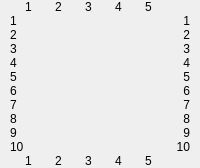
       <widget class="QStackedWidget" name="playblast_stackedWidget">
        <property name="maximumSize">
         <size>
          <width>792</width>
          <height>455</height>
         </size>
        </property>
        <property name="font">
         <font>
          <italic>false</italic>
          <strikeout>false</strikeout>
         </font>
        </property>
        <property name="styleSheet">
         <string notr="true"/>
        </property>
        <property name="currentIndex">
         <number>1</number>
        </property>
        <widget class="QWidget" name="playblast_page">
         <layout class="QGridLayout" name="playblast_gridLayout"/>
        </widget>
        <widget class="QWidget" name="hud_page">
         <layout class="QGridLayout" name="hud_gridLayout">
          <property name="sizeConstraint">
           <enum>QLayout::SetDefaultConstraint</enum>
          </property>
          <property name="leftMargin">
           <number>10</number>
          </property>
          <property name="topMargin">
           <number>0</number>
          </property>
          <property name="rightMargin">
           <number>10</number>
          </property>
          <property name="bottomMargin">
           <number>0</number>
          </property>
          <property name="spacing">
           <number>0</number>
          </property>
          <item row="0" column="10">
           <widget class="QLabel" name="label_45">
            <property name="text">
             <string/>
            </property>
           </widget>
          </item>
          <item row="4" column="0">
           <widget class="QLabel" name="label_43">
            <property name="text">
             <string>4</string>
            </property>
           </widget>
          </item>
          <item row="6" column="0">
           <widget class="QLabel" name="label_49">
            <property name="text">
             <string>6</string>
            </property>
           </widget>
          </item>
          <item row="9" column="0">
           <widget class="QLabel" name="label_38">
            <property name="text">
             <string>9</string>
            </property>
           </widget>
          </item>
          <item row="5" column="0">
           <widget class="QLabel" name="label_52">
            <property name="text">
             <string>5</string>
            </property>
           </widget>
          </item>
          <item row="7" column="0">
           <widget class="QLabel" name="label_51">
            <property name="text">
             <string>7</string>
            </property>
           </widget>
          </item>
          <item row="0" column="1">
           <widget class="QLabel" name="section_1_u">
            <property name="text">
             <string>1</string>
            </property>
           </widget>
          </item>
          <item row="2" column="0">
           <widget class="QLabel" name="label_41">
            <property name="text">
             <string>2</string>
            </property>
           </widget>
          </item>
          <item row="8" column="0">
           <widget class="QLabel" name="label_50">
            <property name="text">
             <string>8</string>
            </property>
           </widget>
          </item>
          <item row="3" column="0">
           <widget class="QLabel" name="label_44">
            <property name="text">
             <string>3</string>
            </property>
           </widget>
          </item>
          <item row="0" column="9">
           <widget class="QLabel" name="section_5_u">
            <property name="font">
             <font>
              <weight>50</weight>
              <bold>false</bold>
             </font>
            </property>
            <property name="styleSheet">
             <string notr="true"/>
            </property>
            <property name="text">
             <string>5</string>
            </property>
           </widget>
          </item>
          <item row="10" column="0">
           <widget class="QLabel" name="block_1_l_2">
            <property name="text">
             <string>10</string>
            </property>
           </widget>
          </item>
          <item row="0" column="8">
           <widget class="QLabel" name="label_40">
            <property name="text">
             <string/>
            </property>
           </widget>
          </item>
          <item row="0" column="3">
           <widget class="QLabel" name="label_55">
            <property name="text">
             <string>2</string>
            </property>
           </widget>
          </item>
          <item row="0" column="5">
           <widget class="QLabel" name="label_36">
            <property name="text">
             <string>3</string>
            </property>
           </widget>
          </item>
          <item row="0" column="7">
           <widget class="QLabel" name="label_47">
            <property name="text">
             <string>4</string>
            </property>
            <property name="alignment">
             <set>Qt::AlignLeading|Qt::AlignLeft|Qt::AlignVCenter</set>
            </property>
           </widget>
          </item>
          <item row="0" column="4">
           <widget class="QLabel" name="label_57">
            <property name="text">
             <string/>
            </property>
           </widget>
          </item>
          <item row="0" column="6">
           <widget class="QLabel" name="label_53">
            <property name="text">
             <string/>
            </property>
           </widget>
          </item>
          <item row="0" column="2">
           <widget class="QLabel" name="label_64">
            <property name="text">
             <string/>
            </property>
           </widget>
          </item>
          <item row="3" column="11">
           <widget class="QLabel" name="label_94">
            <property name="text">
             <string>3</string>
            </property>
            <property name="alignment">
             <set>Qt::AlignRight|Qt::AlignTrailing|Qt::AlignVCenter</set>
            </property>
           </widget>
          </item>
          <item row="10" column="11">
           <widget class="QLabel" name="label_101">
            <property name="text">
             <string>10</string>
            </property>
            <property name="alignment">
             <set>Qt::AlignRight|Qt::AlignTrailing|Qt::AlignVCenter</set>
            </property>
           </widget>
          </item>
          <item row="11" column="1">
           <widget class="QLabel" name="section_1_d">
            <property name="text">
             <string>1</string>
            </property>
           </widget>
          </item>
          <item row="11" column="7">
           <widget class="QLabel" name="label_60">
            <property name="text">
             <string>4</string>
            </property>
           </widget>
          </item>
          <item row="7" column="11">
           <widget class="QLabel" name="label_98">
            <property name="text">
             <string>7</string>
            </property>
            <property name="alignment">
             <set>Qt::AlignRight|Qt::AlignTrailing|Qt::AlignVCenter</set>
            </property>
           </widget>
          </item>
          <item row="6" column="11">
           <widget class="QLabel" name="label_97">
            <property name="text">
             <string>6</string>
            </property>
            <property name="alignment">
             <set>Qt::AlignRight|Qt::AlignTrailing|Qt::AlignVCenter</set>
            </property>
           </widget>
          </item>
          <item row="8" column="11">
           <widget class="QLabel" name="label_99">
            <property name="text">
             <string>8</string>
            </property>
            <property name="alignment">
             <set>Qt::AlignRight|Qt::AlignTrailing|Qt::AlignVCenter</set>
            </property>
           </widget>
          </item>
          <item row="9" column="11">
           <widget class="QLabel" name="label_100">
            <property name="text">
             <string>9</string>
            </property>
            <property name="alignment">
             <set>Qt::AlignRight|Qt::AlignTrailing|Qt::AlignVCenter</set>
            </property>
           </widget>
          </item>
          <item row="1" column="11">
           <widget class="QLabel" name="block_1_r">
            <property name="text">
             <string>1</string>
            </property>
            <property name="alignment">
             <set>Qt::AlignRight|Qt::AlignTrailing|Qt::AlignVCenter</set>
            </property>
           </widget>
          </item>
          <item row="2" column="11">
           <widget class="QLabel" name="label_93">
            <property name="styleSheet">
             <string notr="true"/>
            </property>
            <property name="text">
             <string>2</string>
            </property>
            <property name="alignment">
             <set>Qt::AlignRight|Qt::AlignTrailing|Qt::AlignVCenter</set>
            </property>
           </widget>
          </item>
          <item row="5" column="11">
           <widget class="QLabel" name="label_96">
            <property name="text">
             <string>5</string>
            </property>
            <property name="alignment">
             <set>Qt::AlignRight|Qt::AlignTrailing|Qt::AlignVCenter</set>
            </property>
           </widget>
          </item>
          <item row="4" column="11">
           <widget class="QLabel" name="label_95">
            <property name="text">
             <string>4</string>
            </property>
            <property name="alignment">
             <set>Qt::AlignRight|Qt::AlignTrailing|Qt::AlignVCenter</set>
            </property>
           </widget>
          </item>
          <item row="11" column="9">
           <widget class="QLabel" name="label_61">
            <property name="text">
             <string>5</string>
            </property>
           </widget>
          </item>
          <item row="11" column="5">
           <widget class="QLabel" name="label_54">
            <property name="text">
             <string>3</string>
            </property>
           </widget>
          </item>
          <item row="11" column="3">
           <widget class="QLabel" name="label_56">
            <property name="text">
             <string>2</string>
            </property>
           </widget>
          </item>
          <item row="1" column="0">
           <widget class="QLabel" name="block_1_l">
            <property name="text">
             <string>1</string>
            </property>
           </widget>
          </item>
         </layout>
        </widget>
       </widget>
